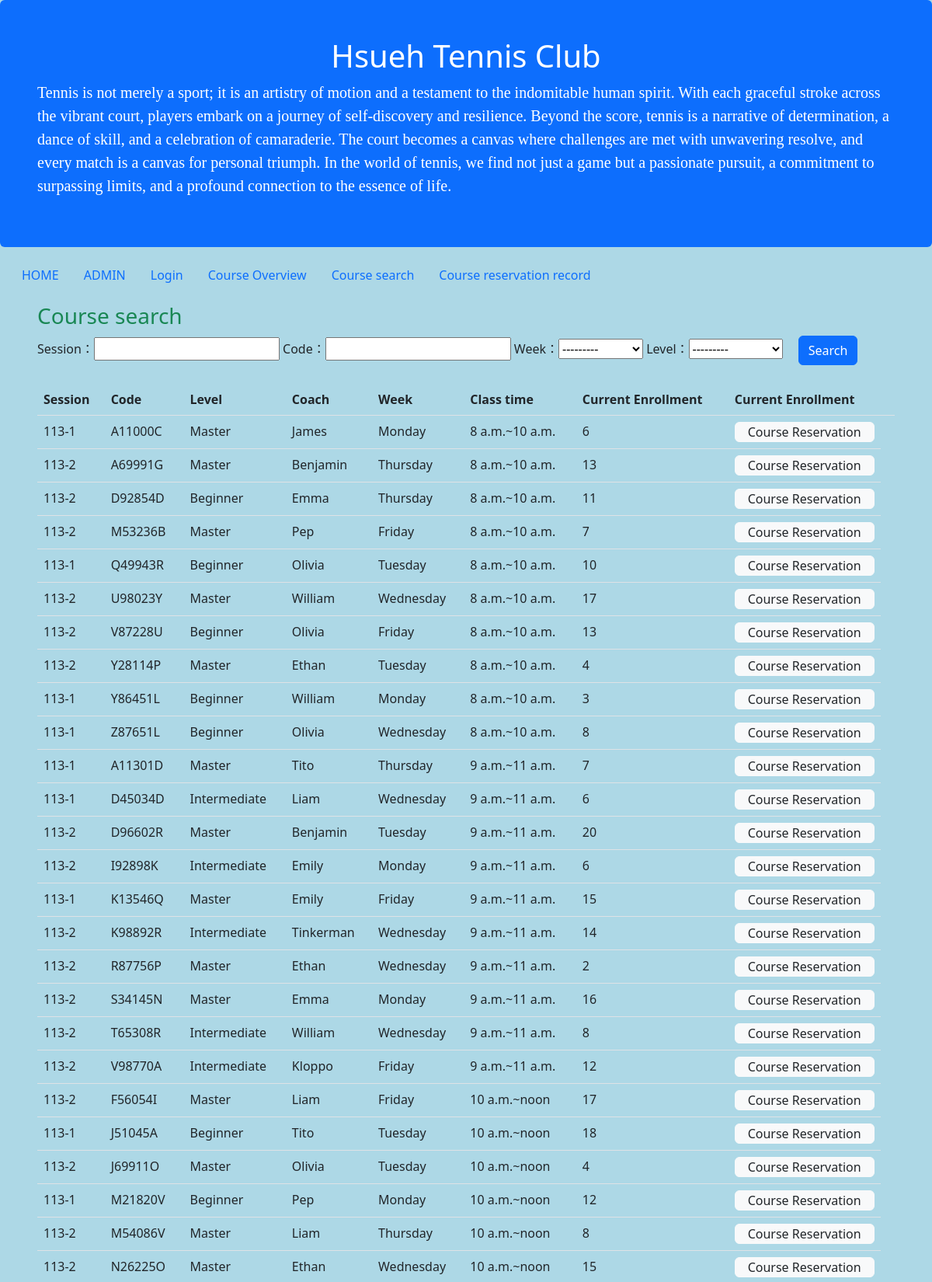
The page /Course_reservation/Course_search/ (upper part) on the database its author committed.
### Course_reservation/models.py (models this page shows, shortened)
class Course_reservation(models.Model):
    Period = models.CharField(max_length=255,null=True,help_text="期別")
    Course_code = models.CharField(max_length=255,null=True,help_text="課程代碼")
    Time_start = models.DateField(null=True,help_text="開始日期")
    Time_end = models.DateField(null=True,help_text="結束日期")
    week_choices = [
        ('Monday', 'Monday'),
        ('Tuesday', 'Tuesday'),
        ('Wednesday', 'Wednesday'),
        ('Thursday', 'Thursday'),
        ('Friday', 'Friday'),
    ]
    week=models.CharField(max_length=10, choices=week_choices, default='')
    class_time_start=models.TimeField(null=True)
    class_time_end=models.TimeField(null=True)
    Classroom = models.CharField(max_length=255,null=True,help_text="教室")
    Category_choices = [
        ('Beginner', 'Beginner'),
        ('Intermediate', 'Intermediate'),
        ('Master', 'Master'),
    ]
    Category = models.CharField(max_length=255,choices=Category_choices,null=True,help_text="課程等級")
    Coach_name = models.CharField(max_length=255,null=True,help_text="教練名子")
    Full_number_applicants = models.IntegerField(default=26,null=True,help_text="總共可報名的人數")
    Current_number_applicants = models.IntegerField(default=0,null=True,help_text="目前報名人數")
    Class_status_choices = [
        ('Registration Open', 'Registration Open'),#報名中
        (' Registration Closed', ' Registration Closed'),#報名已滿
        ('Cancelled ', 'Cancelled '),#停開
        ('On-site Registration Only', 'On-site Registration Only'),#僅現場報名
    ]
    Class_status = models.CharField(max_length=255,choices=Class_status_choices,null=True,help_text="班級狀態，報名中、報名已滿、停開、僅現場報名")

### Course_reservation/views.py (the view)
# urls.py: path('Course_search/', views.Course_search, name='Course_search'),
def Course_search(request):
    template = loader.get_template('Course_search.html')
    Course_reservation_list = Course_reservation.objects.all()
    Period_list = Course_reservation.objects.values_list('Period', flat=True).distinct()
    Course_code_list = Course_reservation.objects.values_list('Course_code', flat=True).distinct()
    Category_list = Course_reservation.objects.values_list('Category', flat=True).distinct()
    course_reservation_Filter = Course_reservation_Filter(queryset=Course_reservation_list)
    if request.method == "POST":
        course_reservation_Filter = Course_reservation_Filter(request.POST, queryset=Course_reservation_list)
    context = {
        'Course_reservation_list': Course_reservation_list,
        'course_reservation_Filter': course_reservation_Filter,
        'Period_list': Period_list,
        'Course_code_list': Course_code_list,
        'Category_list': Category_list,
    }
    return HttpResponse(template.render(context, request))
    return HttpResponse(template.render())

### Course_reservation/templates/Course_search.html (shortened to what this page needs)
{% extends "master.html" %}
{% load my_custom_filters %}
{% block content %}
    <div class="container-fluid p-5 pt-3">
        <h3 class="text-success">Course search</h3>
        <form id="searchForm" method='POST'>
            Session：{{ course_reservation_Filter.form.Period }}
            Code：{{ course_reservation_Filter.form.Course_code }}
            Week：{{ course_reservation_Filter.form.week }}
            Level：{{ course_reservation_Filter.form.Category }}
            <input type="submit" id="searchButton" class="ms-3 btn btn-primary" value="Search"/>
        </form>
        <br/>
        <table id="courseTable" class="table" style=" max-width: 1500px">
            <thead>
            <th>Session</th>
            <th>Code</th>
            <th>Level</th>
            <th>Coach</th>
            <th>Week</th>
            <th>Class time</th>
            <th>Current Enrollment</th>
            <th>Current Enrollment</th>
            <th></th>
            </thead>
            <tbody>
            {% for course_reservation in course_reservation_Filter.qs|dictsort:"class_time_start" %}
                <tr>
                    <td>{{ course_reservation.Period }}</td>
                    <td>{{ course_reservation.Course_code }}</td>
                    <td>{{ course_reservation.Category }}</td>
                    <td>{{ course_reservation.Coach_name }}</td>
                    <td>{{ course_reservation.week }}</td>
                    <td>{{ course_reservation.class_time_start }}~{{ course_reservation.class_time_end }}</td>
                    <td>{{ course_reservation.Current_number_applicants }}</td>
                <td class=""> <a id="{{ course_reservation.Course_code }}_Course_Reservation" class="nav-link btn btn-light"
                href="/Course_reservation/Course_content?code={{ course_reservation.Course_code }}">Course Reservation</a></td>
                </tr>
            {% endfor %}
            </tbody>
        </table>
    </div>
{% endblock %}

### static/css/club.css (style rules this page uses)
body { background-color: lightblue; }

### rows shown on the page
Course_reservation: Period "113-1", Course_code "A11000C", Category "Master", Coach_name "James", week "Monday", class_time_start "8 a.m.", class_time_end "10 a.m.", Current_number_applicants "6"
Course_reservation: Period "113-2", Course_code "A69991G", Category "Master", Coach_name "Benjamin", week "Thursday", class_time_start "8 a.m.", class_time_end "10 a.m.", Current_number_applicants "13"
Course_reservation: Period "113-2", Course_code "D92854D", Category "Beginner", Coach_name "Emma", week "Thursday", class_time_start "8 a.m.", class_time_end "10 a.m.", Current_number_applicants "11"
Course_reservation: Period "113-2", Course_code "M53236B", Category "Master", Coach_name "Pep", week "Friday", class_time_start "8 a.m.", class_time_end "10 a.m.", Current_number_applicants "7"
Course_reservation: Period "113-1", Course_code "Q49943R", Category "Beginner", Coach_name "Olivia", week "Tuesday", class_time_start "8 a.m.", class_time_end "10 a.m.", Current_number_applicants "10"
Course_reservation: Period "113-2", Course_code "U98023Y", Category "Master", Coach_name "William", week "Wednesday", class_time_start "8 a.m.", class_time_end "10 a.m.", Current_number_applicants "17"
Course_reservation: Period "113-2", Course_code "V87228U", Category "Beginner", Coach_name "Olivia", week "Friday", class_time_start "8 a.m.", class_time_end "10 a.m.", Current_number_applicants "13"
Course_reservation: Period "113-2", Course_code "Y28114P", Category "Master", Coach_name "Ethan", week "Tuesday", class_time_start "8 a.m.", class_time_end "10 a.m.", Current_number_applicants "4"
Course_reservation: Period "113-1", Course_code "Y86451L", Category "Beginner", Coach_name "William", week "Monday", class_time_start "8 a.m.", class_time_end "10 a.m.", Current_number_applicants "3"
Course_reservation: Period "113-1", Course_code "Z87651L", Category "Beginner", Coach_name "Olivia", week "Wednesday", class_time_start "8 a.m.", class_time_end "10 a.m.", Current_number_applicants "8"
Course_reservation: Period "113-1", Course_code "A11301D", Category "Master", Coach_name "Tito", week "Thursday", class_time_start "9 a.m.", class_time_end "11 a.m.", Current_number_applicants "7"
Course_reservation: Period "113-1", Course_code "D45034D", Category "Intermediate", Coach_name "Liam", week "Wednesday", class_time_start "9 a.m.", class_time_end "11 a.m.", Current_number_applicants "6"
Course_reservation: Period "113-2", Course_code "D96602R", Category "Master", Coach_name "Benjamin", week "Tuesday", class_time_start "9 a.m.", class_time_end "11 a.m.", Current_number_applicants "20"
Course_reservation: Period "113-2", Course_code "I92898K", Category "Intermediate", Coach_name "Emily", week "Monday", class_time_start "9 a.m.", class_time_end "11 a.m.", Current_number_applicants "6"
Course_reservation: Period "113-1", Course_code "K13546Q", Category "Master", Coach_name "Emily", week "Friday", class_time_start "9 a.m.", class_time_end "11 a.m.", Current_number_applicants "15"
Course_reservation: Period "113-2", Course_code "K98892R", Category "Intermediate", Coach_name "Tinkerman", week "Wednesday", class_time_start "9 a.m.", class_time_end "11 a.m.", Current_number_applicants "14"
Course_reservation: Period "113-2", Course_code "R87756P", Category "Master", Coach_name "Ethan", week "Wednesday", class_time_start "9 a.m.", class_time_end "11 a.m.", Current_number_applicants "2"
Course_reservation: Period "113-2", Course_code "S34145N", Category "Master", Coach_name "Emma", week "Monday", class_time_start "9 a.m.", class_time_end "11 a.m.", Current_number_applicants "16"
Course_reservation: Period "113-2", Course_code "T65308R", Category "Intermediate", Coach_name "William", week "Wednesday", class_time_start "9 a.m.", class_time_end "11 a.m.", Current_number_applicants "8"
Course_reservation: Period "113-2", Course_code "V98770A", Category "Intermediate", Coach_name "Kloppo", week "Friday", class_time_start "9 a.m.", class_time_end "11 a.m.", Current_number_applicants "12"
Course_reservation: Period "113-2", Course_code "F56054I", Category "Master", Coach_name "Liam", week "Friday", class_time_start "10 a.m.", class_time_end "noon", Current_number_applicants "17"
Course_reservation: Period "113-1", Course_code "J51045A", Category "Beginner", Coach_name "Tito", week "Tuesday", class_time_start "10 a.m.", class_time_end "noon", Current_number_applicants "18"
Course_reservation: Period "113-2", Course_code "J69911O", Category "Master", Coach_name "Olivia", week "Tuesday", class_time_start "10 a.m.", class_time_end "noon", Current_number_applicants "4"
Course_reservation: Period "113-1", Course_code "M21820V", Category "Beginner", Coach_name "Pep", week "Monday", class_time_start "10 a.m.", class_time_end "noon", Current_number_applicants "12"
Course_reservation: Period "113-2", Course_code "M54086V", Category "Master", Coach_name "Liam", week "Thursday", class_time_start "10 a.m.", class_time_end "noon", Current_number_applicants "8"
Course_reservation: Period "113-2", Course_code "N26225O", Category "Master", Coach_name "Ethan", week "Wednesday", class_time_start "10 a.m.", class_time_end "noon", Current_number_applicants "15"
